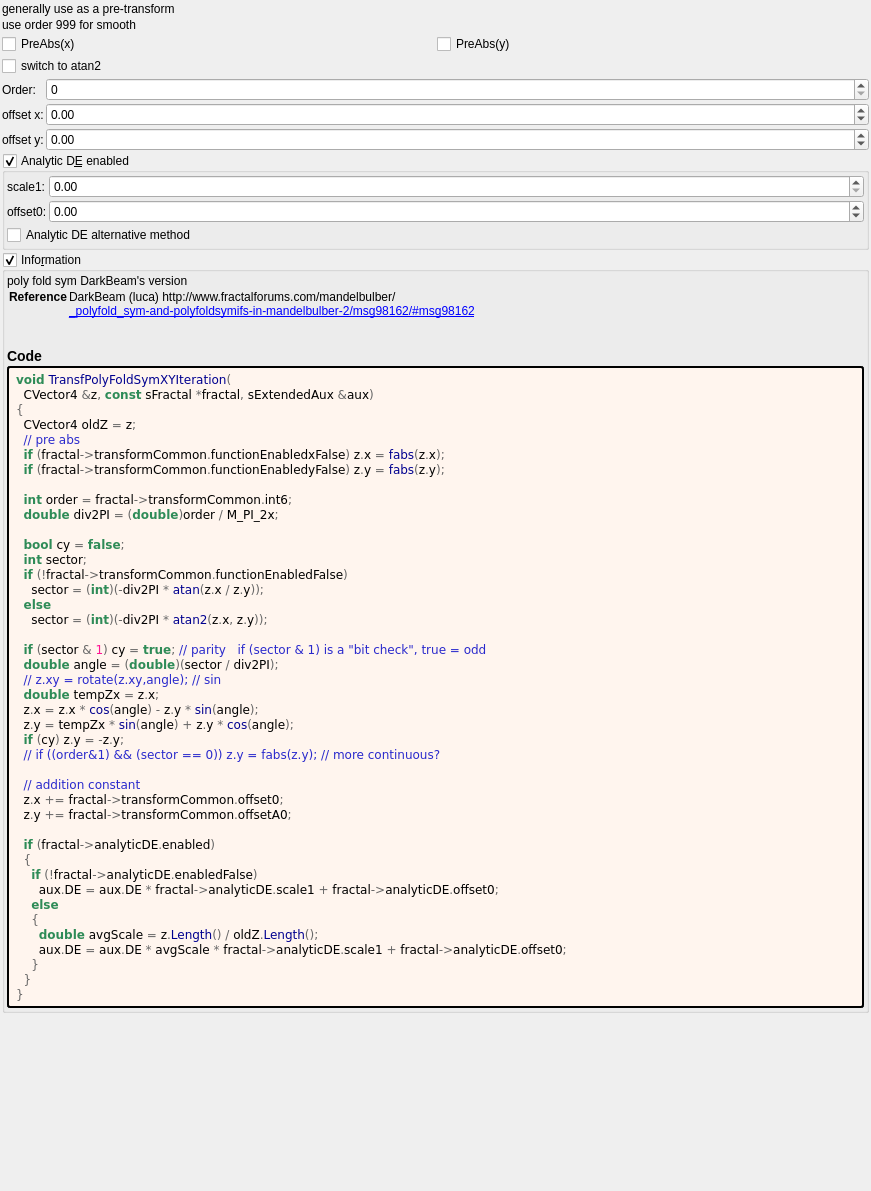
<?xml version="1.0" encoding="UTF-8"?>
<ui version="4.0">
 <class>transf_poly_fold_sym_xy</class>
 <widget class="QWidget" name="Form">
  <property name="geometry">
   <rect>
    <x>0</x>
    <y>0</y>
    <width>871</width>
    <height>1191</height>
   </rect>
  </property>
  <property name="windowTitle">
   <string notr="true">transf_poly_fold_sym_xy</string>
  </property>
  <layout class="QVBoxLayout" name="verticalLayout">
   <property name="spacing">
    <number>2</number>
   </property>
   <property name="leftMargin">
    <number>2</number>
   </property>
   <property name="topMargin">
    <number>2</number>
   </property>
   <property name="rightMargin">
    <number>2</number>
   </property>
   <property name="bottomMargin">
    <number>2</number>
   </property>
   <item>
    <layout class="QGridLayout" name="gridLayout_2">
     <item row="1" column="0">
      <widget class="QLabel" name="label_147">
       <property name="text">
        <string>use order 999 for smooth</string>
       </property>
      </widget>
     </item>
     <item row="2" column="0">
      <widget class="MyCheckBox" name="checkBox_transf_function_enabledx_false">
       <property name="text">
        <string>PreAbs(x)</string>
       </property>
      </widget>
     </item>
     <item row="2" column="1">
      <widget class="MyCheckBox" name="checkBox_transf_function_enabledy_false">
       <property name="text">
        <string>PreAbs(y)</string>
       </property>
      </widget>
     </item>
     <item row="3" column="0">
      <widget class="MyCheckBox" name="checkBox_transf_function_enabled_false">
       <property name="text">
        <string>switch to atan2</string>
       </property>
      </widget>
     </item>
     <item row="0" column="0">
      <widget class="QLabel" name="label_146">
       <property name="text">
        <string>generally use as a pre-transform</string>
       </property>
      </widget>
     </item>
    </layout>
   </item>
   <item>
    <layout class="QGridLayout" name="gridLayout" columnstretch="0,1">
     <property name="spacing">
      <number>2</number>
     </property>
     <item row="1" column="0">
      <widget class="QLabel" name="label_144">
       <property name="text">
        <string>Order:</string>
       </property>
      </widget>
     </item>
     <item row="1" column="1">
      <widget class="MySpinBox" name="spinboxInt_transf_int_6">
       <property name="sizePolicy">
        <sizepolicy hsizetype="Minimum" vsizetype="Maximum">
         <horstretch>0</horstretch>
         <verstretch>0</verstretch>
        </sizepolicy>
       </property>
       <property name="maximum">
        <number>999</number>
       </property>
      </widget>
     </item>
     <item row="3" column="0">
      <widget class="QLabel" name="label_148">
       <property name="text">
        <string>offset y:</string>
       </property>
      </widget>
     </item>
     <item row="2" column="1">
      <widget class="MyDoubleSpinBox" name="spinbox_transf_offset_0">
       <property name="sizePolicy">
        <sizepolicy hsizetype="Minimum" vsizetype="Maximum">
         <horstretch>0</horstretch>
         <verstretch>0</verstretch>
        </sizepolicy>
       </property>
       <property name="prefix">
        <string/>
       </property>
       <property name="suffix">
        <string/>
       </property>
       <property name="decimals">
        <number>2</number>
       </property>
       <property name="minimum">
        <double>-99.989999999999995</double>
       </property>
       <property name="maximum">
        <double>99.989999999999995</double>
       </property>
       <property name="singleStep">
        <double>0.100000000000000</double>
       </property>
      </widget>
     </item>
     <item row="3" column="1">
      <widget class="MyDoubleSpinBox" name="spinbox_transf_offsetA_0">
       <property name="sizePolicy">
        <sizepolicy hsizetype="Minimum" vsizetype="Maximum">
         <horstretch>0</horstretch>
         <verstretch>0</verstretch>
        </sizepolicy>
       </property>
       <property name="prefix">
        <string/>
       </property>
       <property name="suffix">
        <string/>
       </property>
       <property name="decimals">
        <number>2</number>
       </property>
       <property name="minimum">
        <double>-99.989999999999995</double>
       </property>
       <property name="maximum">
        <double>99.989999999999995</double>
       </property>
       <property name="singleStep">
        <double>0.100000000000000</double>
       </property>
      </widget>
     </item>
     <item row="2" column="0">
      <widget class="QLabel" name="label_145">
       <property name="text">
        <string>offset x:</string>
       </property>
      </widget>
     </item>
    </layout>
   </item>
   <item>
    <widget class="MyGroupBox" name="groupCheck_analyticDE_enabled">
     <property name="title">
      <string>Analytic D&amp;E enabled</string>
     </property>
     <property name="checkable">
      <bool>true</bool>
     </property>
     <layout class="QVBoxLayout" name="verticalLayout_12" stretch="0,0">
      <property name="spacing">
       <number>2</number>
      </property>
      <property name="leftMargin">
       <number>2</number>
      </property>
      <property name="topMargin">
       <number>2</number>
      </property>
      <property name="rightMargin">
       <number>2</number>
      </property>
      <property name="bottomMargin">
       <number>2</number>
      </property>
      <item>
       <layout class="QGridLayout" name="gridLayout_28" columnstretch="0,0,1">
        <property name="spacing">
         <number>2</number>
        </property>
        <item row="1" column="1">
         <widget class="QLabel" name="label_178">
          <property name="text">
           <string>offset0:</string>
          </property>
         </widget>
        </item>
        <item row="0" column="1">
         <widget class="QLabel" name="label_179">
          <property name="text">
           <string>scale1:</string>
          </property>
         </widget>
        </item>
        <item row="0" column="2">
         <widget class="MyDoubleSpinBox" name="spinbox_analyticDE_scale_1">
          <property name="sizePolicy">
           <sizepolicy hsizetype="Minimum" vsizetype="Maximum">
            <horstretch>0</horstretch>
            <verstretch>0</verstretch>
           </sizepolicy>
          </property>
          <property name="prefix">
           <string/>
          </property>
          <property name="suffix">
           <string/>
          </property>
          <property name="decimals">
           <number>2</number>
          </property>
          <property name="minimum">
           <double>0.000000000000000</double>
          </property>
          <property name="maximum">
           <double>99.989999999999995</double>
          </property>
          <property name="singleStep">
           <double>0.100000000000000</double>
          </property>
         </widget>
        </item>
        <item row="1" column="2">
         <widget class="MyDoubleSpinBox" name="spinbox_analyticDE_offset_0">
          <property name="sizePolicy">
           <sizepolicy hsizetype="Minimum" vsizetype="Maximum">
            <horstretch>0</horstretch>
            <verstretch>0</verstretch>
           </sizepolicy>
          </property>
          <property name="prefix">
           <string/>
          </property>
          <property name="suffix">
           <string/>
          </property>
          <property name="decimals">
           <number>2</number>
          </property>
          <property name="minimum">
           <double>-99.989999999999995</double>
          </property>
          <property name="maximum">
           <double>99.989999999999995</double>
          </property>
          <property name="singleStep">
           <double>0.100000000000000</double>
          </property>
         </widget>
        </item>
       </layout>
      </item>
      <item>
       <widget class="MyCheckBox" name="checkBox_analyticDE_enabled_false">
        <property name="toolTip">
         <string>&lt;html&gt;&lt;head/&gt;&lt;body&gt;&lt;p&gt;Can sometimes improve render quality when using analytic DE&lt;/p&gt;&lt;/body&gt;&lt;/html&gt;</string>
        </property>
        <property name="text">
         <string>Analytic DE alternative method</string>
        </property>
       </widget>
      </item>
     </layout>
    </widget>
   </item>
   <item>
    <widget class="MyGroupBox" name="groupCheck_info">
     <property name="title">
      <string>Info&amp;rmation</string>
     </property>
     <property name="flat">
      <bool>false</bool>
     </property>
     <property name="checkable">
      <bool>true</bool>
     </property>
     <layout class="QVBoxLayout" name="verticalLayout_2">
      <property name="spacing">
       <number>2</number>
      </property>
      <property name="leftMargin">
       <number>2</number>
      </property>
      <property name="topMargin">
       <number>2</number>
      </property>
      <property name="rightMargin">
       <number>2</number>
      </property>
      <property name="bottomMargin">
       <number>2</number>
      </property>
      <item>
       <widget class="QLabel" name="label_information_general">
        <property name="text">
         <string notr="true">&lt;p&gt;poly fold sym DarkBeam's version&lt;/p&gt;&lt;table&gt;
&lt;tr&gt;&lt;th&gt;Reference&lt;/th&gt;&lt;td&gt;&lt;a href=&quot;DarkBeam (luca) http://www.fractalforums.com/mandelbulber/&quot;&gt;DarkBeam (luca) http://www.fractalforums.com/mandelbulber/&lt;br&gt;
&lt;a href=&quot;_polyfold_sym-and-polyfoldsymifs-in-mandelbulber-2/msg98162/#msg98162&quot;&gt;_polyfold_sym-and-polyfoldsymifs-in-mandelbulber-2/msg98162/#msg98162&lt;br&gt;
&lt;/td&gt;&lt;/tr&gt;
&lt;/table&gt;
&lt;h3&gt;Code&lt;/h3&gt;</string>
        </property>
        <property name="wordWrap">
         <bool>true</bool>
        </property>
        <property name="openExternalLinks">
         <bool>true</bool>
        </property>
        <property name="textInteractionFlags">
         <set>Qt::LinksAccessibleByMouse|Qt::TextSelectableByMouse</set>
        </property>
       </widget>
      </item>
      <item>
       <widget class="QLabel" name="label_code_content">
        <property name="styleSheet">
         <string notr="true">border-style: outset; border-width: 2px; border-radius: 3px; border-color: black; background-color: #fff5ee; padding: 4px;</string>
        </property>
        <property name="text">
         <string notr="true">&lt;body style=&quot;background-color:#fff5ee&quot;&gt;
&lt;pre style=&quot;color:#000000; background-color:#fff5ee;  font-family:'Courier New',monospace;&quot;&gt;&lt;span style=&quot;color:#2e8b57; font-weight:bold&quot;&gt;void&lt;/span&gt; &lt;span style=&quot;color:#00008f&quot;&gt;TransfPolyFoldSymXYIteration&lt;/span&gt;&lt;span style=&quot;color:#676767&quot;&gt;(&lt;/span&gt;
  CVector4 &lt;span style=&quot;color:#676767&quot;&gt;&amp;amp;&lt;/span&gt;z&lt;span style=&quot;color:#676767&quot;&gt;,&lt;/span&gt; &lt;span style=&quot;color:#2e8b57; font-weight:bold&quot;&gt;const&lt;/span&gt; sFractal &lt;span style=&quot;color:#676767&quot;&gt;*&lt;/span&gt;fractal&lt;span style=&quot;color:#676767&quot;&gt;,&lt;/span&gt; sExtendedAux &lt;span style=&quot;color:#676767&quot;&gt;&amp;amp;&lt;/span&gt;aux&lt;span style=&quot;color:#676767&quot;&gt;)&lt;/span&gt;
&lt;span style=&quot;color:#676767&quot;&gt;{&lt;/span&gt;
  CVector4 oldZ &lt;span style=&quot;color:#676767&quot;&gt;=&lt;/span&gt; z&lt;span style=&quot;color:#676767&quot;&gt;;&lt;/span&gt;
  &lt;span style=&quot;color:#2929cc&quot;&gt;// pre abs&lt;/span&gt;
  &lt;span style=&quot;color:#2e8b57; font-weight:bold&quot;&gt;if&lt;/span&gt; &lt;span style=&quot;color:#676767&quot;&gt;(&lt;/span&gt;fractal&lt;span style=&quot;color:#676767&quot;&gt;-&amp;gt;&lt;/span&gt;transformCommon&lt;span style=&quot;color:#676767&quot;&gt;.&lt;/span&gt;functionEnabledxFalse&lt;span style=&quot;color:#676767&quot;&gt;)&lt;/span&gt; z&lt;span style=&quot;color:#676767&quot;&gt;.&lt;/span&gt;x &lt;span style=&quot;color:#676767&quot;&gt;=&lt;/span&gt; &lt;span style=&quot;color:#00008f&quot;&gt;fabs&lt;/span&gt;&lt;span style=&quot;color:#676767&quot;&gt;(&lt;/span&gt;z&lt;span style=&quot;color:#676767&quot;&gt;.&lt;/span&gt;x&lt;span style=&quot;color:#676767&quot;&gt;);&lt;/span&gt;
  &lt;span style=&quot;color:#2e8b57; font-weight:bold&quot;&gt;if&lt;/span&gt; &lt;span style=&quot;color:#676767&quot;&gt;(&lt;/span&gt;fractal&lt;span style=&quot;color:#676767&quot;&gt;-&amp;gt;&lt;/span&gt;transformCommon&lt;span style=&quot;color:#676767&quot;&gt;.&lt;/span&gt;functionEnabledyFalse&lt;span style=&quot;color:#676767&quot;&gt;)&lt;/span&gt; z&lt;span style=&quot;color:#676767&quot;&gt;.&lt;/span&gt;y &lt;span style=&quot;color:#676767&quot;&gt;=&lt;/span&gt; &lt;span style=&quot;color:#00008f&quot;&gt;fabs&lt;/span&gt;&lt;span style=&quot;color:#676767&quot;&gt;(&lt;/span&gt;z&lt;span style=&quot;color:#676767&quot;&gt;.&lt;/span&gt;y&lt;span style=&quot;color:#676767&quot;&gt;);&lt;/span&gt;

  &lt;span style=&quot;color:#2e8b57; font-weight:bold&quot;&gt;int&lt;/span&gt; order &lt;span style=&quot;color:#676767&quot;&gt;=&lt;/span&gt; fractal&lt;span style=&quot;color:#676767&quot;&gt;-&amp;gt;&lt;/span&gt;transformCommon&lt;span style=&quot;color:#676767&quot;&gt;.&lt;/span&gt;int6&lt;span style=&quot;color:#676767&quot;&gt;;&lt;/span&gt;
  &lt;span style=&quot;color:#2e8b57; font-weight:bold&quot;&gt;double&lt;/span&gt; div2PI &lt;span style=&quot;color:#676767&quot;&gt;= (&lt;/span&gt;&lt;span style=&quot;color:#2e8b57; font-weight:bold&quot;&gt;double&lt;/span&gt;&lt;span style=&quot;color:#676767&quot;&gt;)&lt;/span&gt;order &lt;span style=&quot;color:#676767&quot;&gt;/&lt;/span&gt; M_PI_2x&lt;span style=&quot;color:#676767&quot;&gt;;&lt;/span&gt;

  &lt;span style=&quot;color:#2e8b57; font-weight:bold&quot;&gt;bool&lt;/span&gt; cy &lt;span style=&quot;color:#676767&quot;&gt;=&lt;/span&gt; &lt;span style=&quot;color:#2e8b57; font-weight:bold&quot;&gt;false&lt;/span&gt;&lt;span style=&quot;color:#676767&quot;&gt;;&lt;/span&gt;
  &lt;span style=&quot;color:#2e8b57; font-weight:bold&quot;&gt;int&lt;/span&gt; sector&lt;span style=&quot;color:#676767&quot;&gt;;&lt;/span&gt;
  &lt;span style=&quot;color:#2e8b57; font-weight:bold&quot;&gt;if&lt;/span&gt; &lt;span style=&quot;color:#676767&quot;&gt;(!&lt;/span&gt;fractal&lt;span style=&quot;color:#676767&quot;&gt;-&amp;gt;&lt;/span&gt;transformCommon&lt;span style=&quot;color:#676767&quot;&gt;.&lt;/span&gt;functionEnabledFalse&lt;span style=&quot;color:#676767&quot;&gt;)&lt;/span&gt;
    sector &lt;span style=&quot;color:#676767&quot;&gt;= (&lt;/span&gt;&lt;span style=&quot;color:#2e8b57; font-weight:bold&quot;&gt;int&lt;/span&gt;&lt;span style=&quot;color:#676767&quot;&gt;)(-&lt;/span&gt;div2PI &lt;span style=&quot;color:#676767&quot;&gt;*&lt;/span&gt; &lt;span style=&quot;color:#00008f&quot;&gt;atan&lt;/span&gt;&lt;span style=&quot;color:#676767&quot;&gt;(&lt;/span&gt;z&lt;span style=&quot;color:#676767&quot;&gt;.&lt;/span&gt;x &lt;span style=&quot;color:#676767&quot;&gt;/&lt;/span&gt; z&lt;span style=&quot;color:#676767&quot;&gt;.&lt;/span&gt;y&lt;span style=&quot;color:#676767&quot;&gt;));&lt;/span&gt;
  &lt;span style=&quot;color:#2e8b57; font-weight:bold&quot;&gt;else&lt;/span&gt;
    sector &lt;span style=&quot;color:#676767&quot;&gt;= (&lt;/span&gt;&lt;span style=&quot;color:#2e8b57; font-weight:bold&quot;&gt;int&lt;/span&gt;&lt;span style=&quot;color:#676767&quot;&gt;)(-&lt;/span&gt;div2PI &lt;span style=&quot;color:#676767&quot;&gt;*&lt;/span&gt; &lt;span style=&quot;color:#00008f&quot;&gt;atan2&lt;/span&gt;&lt;span style=&quot;color:#676767&quot;&gt;(&lt;/span&gt;z&lt;span style=&quot;color:#676767&quot;&gt;.&lt;/span&gt;x&lt;span style=&quot;color:#676767&quot;&gt;,&lt;/span&gt; z&lt;span style=&quot;color:#676767&quot;&gt;.&lt;/span&gt;y&lt;span style=&quot;color:#676767&quot;&gt;));&lt;/span&gt;

  &lt;span style=&quot;color:#2e8b57; font-weight:bold&quot;&gt;if&lt;/span&gt; &lt;span style=&quot;color:#676767&quot;&gt;(&lt;/span&gt;sector &lt;span style=&quot;color:#676767&quot;&gt;&amp;amp;&lt;/span&gt; &lt;span style=&quot;color:#ff1493&quot;&gt;1&lt;/span&gt;&lt;span style=&quot;color:#676767&quot;&gt;)&lt;/span&gt; cy &lt;span style=&quot;color:#676767&quot;&gt;=&lt;/span&gt; &lt;span style=&quot;color:#2e8b57; font-weight:bold&quot;&gt;true&lt;/span&gt;&lt;span style=&quot;color:#676767&quot;&gt;;&lt;/span&gt; &lt;span style=&quot;color:#2929cc&quot;&gt;// parity   if (sector &amp;amp; 1) is a &amp;quot;bit check&amp;quot;, true = odd&lt;/span&gt;
  &lt;span style=&quot;color:#2e8b57; font-weight:bold&quot;&gt;double&lt;/span&gt; angle &lt;span style=&quot;color:#676767&quot;&gt;= (&lt;/span&gt;&lt;span style=&quot;color:#2e8b57; font-weight:bold&quot;&gt;double&lt;/span&gt;&lt;span style=&quot;color:#676767&quot;&gt;)(&lt;/span&gt;sector &lt;span style=&quot;color:#676767&quot;&gt;/&lt;/span&gt; div2PI&lt;span style=&quot;color:#676767&quot;&gt;);&lt;/span&gt;
  &lt;span style=&quot;color:#2929cc&quot;&gt;// z.xy = rotate(z.xy,angle); // sin&lt;/span&gt;
  &lt;span style=&quot;color:#2e8b57; font-weight:bold&quot;&gt;double&lt;/span&gt; tempZx &lt;span style=&quot;color:#676767&quot;&gt;=&lt;/span&gt; z&lt;span style=&quot;color:#676767&quot;&gt;.&lt;/span&gt;x&lt;span style=&quot;color:#676767&quot;&gt;;&lt;/span&gt;
  z&lt;span style=&quot;color:#676767&quot;&gt;.&lt;/span&gt;x &lt;span style=&quot;color:#676767&quot;&gt;=&lt;/span&gt; z&lt;span style=&quot;color:#676767&quot;&gt;.&lt;/span&gt;x &lt;span style=&quot;color:#676767&quot;&gt;*&lt;/span&gt; &lt;span style=&quot;color:#00008f&quot;&gt;cos&lt;/span&gt;&lt;span style=&quot;color:#676767&quot;&gt;(&lt;/span&gt;angle&lt;span style=&quot;color:#676767&quot;&gt;) -&lt;/span&gt; z&lt;span style=&quot;color:#676767&quot;&gt;.&lt;/span&gt;y &lt;span style=&quot;color:#676767&quot;&gt;*&lt;/span&gt; &lt;span style=&quot;color:#00008f&quot;&gt;sin&lt;/span&gt;&lt;span style=&quot;color:#676767&quot;&gt;(&lt;/span&gt;angle&lt;span style=&quot;color:#676767&quot;&gt;);&lt;/span&gt;
  z&lt;span style=&quot;color:#676767&quot;&gt;.&lt;/span&gt;y &lt;span style=&quot;color:#676767&quot;&gt;=&lt;/span&gt; tempZx &lt;span style=&quot;color:#676767&quot;&gt;*&lt;/span&gt; &lt;span style=&quot;color:#00008f&quot;&gt;sin&lt;/span&gt;&lt;span style=&quot;color:#676767&quot;&gt;(&lt;/span&gt;angle&lt;span style=&quot;color:#676767&quot;&gt;) +&lt;/span&gt; z&lt;span style=&quot;color:#676767&quot;&gt;.&lt;/span&gt;y &lt;span style=&quot;color:#676767&quot;&gt;*&lt;/span&gt; &lt;span style=&quot;color:#00008f&quot;&gt;cos&lt;/span&gt;&lt;span style=&quot;color:#676767&quot;&gt;(&lt;/span&gt;angle&lt;span style=&quot;color:#676767&quot;&gt;);&lt;/span&gt;
  &lt;span style=&quot;color:#2e8b57; font-weight:bold&quot;&gt;if&lt;/span&gt; &lt;span style=&quot;color:#676767&quot;&gt;(&lt;/span&gt;cy&lt;span style=&quot;color:#676767&quot;&gt;)&lt;/span&gt; z&lt;span style=&quot;color:#676767&quot;&gt;.&lt;/span&gt;y &lt;span style=&quot;color:#676767&quot;&gt;= -&lt;/span&gt;z&lt;span style=&quot;color:#676767&quot;&gt;.&lt;/span&gt;y&lt;span style=&quot;color:#676767&quot;&gt;;&lt;/span&gt;
  &lt;span style=&quot;color:#2929cc&quot;&gt;// if ((order&amp;amp;1) &amp;amp;&amp;amp; (sector == 0)) z.y = fabs(z.y); // more continuous?&lt;/span&gt;

  &lt;span style=&quot;color:#2929cc&quot;&gt;// addition constant&lt;/span&gt;
  z&lt;span style=&quot;color:#676767&quot;&gt;.&lt;/span&gt;x &lt;span style=&quot;color:#676767&quot;&gt;+=&lt;/span&gt; fractal&lt;span style=&quot;color:#676767&quot;&gt;-&amp;gt;&lt;/span&gt;transformCommon&lt;span style=&quot;color:#676767&quot;&gt;.&lt;/span&gt;offset0&lt;span style=&quot;color:#676767&quot;&gt;;&lt;/span&gt;
  z&lt;span style=&quot;color:#676767&quot;&gt;.&lt;/span&gt;y &lt;span style=&quot;color:#676767&quot;&gt;+=&lt;/span&gt; fractal&lt;span style=&quot;color:#676767&quot;&gt;-&amp;gt;&lt;/span&gt;transformCommon&lt;span style=&quot;color:#676767&quot;&gt;.&lt;/span&gt;offsetA0&lt;span style=&quot;color:#676767&quot;&gt;;&lt;/span&gt;

  &lt;span style=&quot;color:#2e8b57; font-weight:bold&quot;&gt;if&lt;/span&gt; &lt;span style=&quot;color:#676767&quot;&gt;(&lt;/span&gt;fractal&lt;span style=&quot;color:#676767&quot;&gt;-&amp;gt;&lt;/span&gt;analyticDE&lt;span style=&quot;color:#676767&quot;&gt;.&lt;/span&gt;enabled&lt;span style=&quot;color:#676767&quot;&gt;)&lt;/span&gt;
  &lt;span style=&quot;color:#676767&quot;&gt;{&lt;/span&gt;
    &lt;span style=&quot;color:#2e8b57; font-weight:bold&quot;&gt;if&lt;/span&gt; &lt;span style=&quot;color:#676767&quot;&gt;(!&lt;/span&gt;fractal&lt;span style=&quot;color:#676767&quot;&gt;-&amp;gt;&lt;/span&gt;analyticDE&lt;span style=&quot;color:#676767&quot;&gt;.&lt;/span&gt;enabledFalse&lt;span style=&quot;color:#676767&quot;&gt;)&lt;/span&gt;
      aux&lt;span style=&quot;color:#676767&quot;&gt;.&lt;/span&gt;DE &lt;span style=&quot;color:#676767&quot;&gt;=&lt;/span&gt; aux&lt;span style=&quot;color:#676767&quot;&gt;.&lt;/span&gt;DE &lt;span style=&quot;color:#676767&quot;&gt;*&lt;/span&gt; fractal&lt;span style=&quot;color:#676767&quot;&gt;-&amp;gt;&lt;/span&gt;analyticDE&lt;span style=&quot;color:#676767&quot;&gt;.&lt;/span&gt;scale1 &lt;span style=&quot;color:#676767&quot;&gt;+&lt;/span&gt; fractal&lt;span style=&quot;color:#676767&quot;&gt;-&amp;gt;&lt;/span&gt;analyticDE&lt;span style=&quot;color:#676767&quot;&gt;.&lt;/span&gt;offset0&lt;span style=&quot;color:#676767&quot;&gt;;&lt;/span&gt;
    &lt;span style=&quot;color:#2e8b57; font-weight:bold&quot;&gt;else&lt;/span&gt;
    &lt;span style=&quot;color:#676767&quot;&gt;{&lt;/span&gt;
      &lt;span style=&quot;color:#2e8b57; font-weight:bold&quot;&gt;double&lt;/span&gt; avgScale &lt;span style=&quot;color:#676767&quot;&gt;=&lt;/span&gt; z&lt;span style=&quot;color:#676767&quot;&gt;.&lt;/span&gt;&lt;span style=&quot;color:#00008f&quot;&gt;Length&lt;/span&gt;&lt;span style=&quot;color:#676767&quot;&gt;() /&lt;/span&gt; oldZ&lt;span style=&quot;color:#676767&quot;&gt;.&lt;/span&gt;&lt;span style=&quot;color:#00008f&quot;&gt;Length&lt;/span&gt;&lt;span style=&quot;color:#676767&quot;&gt;();&lt;/span&gt;
      aux&lt;span style=&quot;color:#676767&quot;&gt;.&lt;/span&gt;DE &lt;span style=&quot;color:#676767&quot;&gt;=&lt;/span&gt; aux&lt;span style=&quot;color:#676767&quot;&gt;.&lt;/span&gt;DE &lt;span style=&quot;color:#676767&quot;&gt;*&lt;/span&gt; avgScale &lt;span style=&quot;color:#676767&quot;&gt;*&lt;/span&gt; fractal&lt;span style=&quot;color:#676767&quot;&gt;-&amp;gt;&lt;/span&gt;analyticDE&lt;span style=&quot;color:#676767&quot;&gt;.&lt;/span&gt;scale1 &lt;span style=&quot;color:#676767&quot;&gt;+&lt;/span&gt; fractal&lt;span style=&quot;color:#676767&quot;&gt;-&amp;gt;&lt;/span&gt;analyticDE&lt;span style=&quot;color:#676767&quot;&gt;.&lt;/span&gt;offset0&lt;span style=&quot;color:#676767&quot;&gt;;&lt;/span&gt;
    &lt;span style=&quot;color:#676767&quot;&gt;}&lt;/span&gt;
  &lt;span style=&quot;color:#676767&quot;&gt;}&lt;/span&gt;
&lt;span style=&quot;color:#676767&quot;&gt;}&lt;/span&gt;
&lt;/pre&gt;
&lt;/body&gt;</string>
        </property>
        <property name="wordWrap">
         <bool>true</bool>
        </property>
        <property name="openExternalLinks">
         <bool>true</bool>
        </property>
        <property name="textInteractionFlags">
         <set>Qt::LinksAccessibleByMouse|Qt::TextSelectableByMouse</set>
        </property>
       </widget>
      </item>
     </layout>
    </widget>
   </item>
   <item>
    <spacer name="verticalSpacer">
     <property name="orientation">
      <enum>Qt::Vertical</enum>
     </property>
     <property name="sizeHint" stdset="0">
      <size>
       <width>20</width>
       <height>40</height>
      </size>
     </property>
    </spacer>
   </item>
  </layout>
 </widget>
 <customwidgets>
  <customwidget>
   <class>MyGroupBox</class>
   <extends>QGroupBox</extends>
   <header>my_group_box.h</header>
   <container>1</container>
  </customwidget>
  <customwidget>
   <class>MyCheckBox</class>
   <extends>QCheckBox</extends>
   <header>my_check_box.h</header>
  </customwidget>
  <customwidget>
   <class>MyDoubleSpinBox</class>
   <extends>QDoubleSpinBox</extends>
   <header>my_double_spin_box.h</header>
  </customwidget>
  <customwidget>
   <class>MySpinBox</class>
   <extends>QSpinBox</extends>
   <header>my_spin_box.h</header>
  </customwidget>
 </customwidgets>
 <tabstops>
  <tabstop>groupCheck_info</tabstop>
 </tabstops>
 <resources/>
 <connections/>
</ui>
